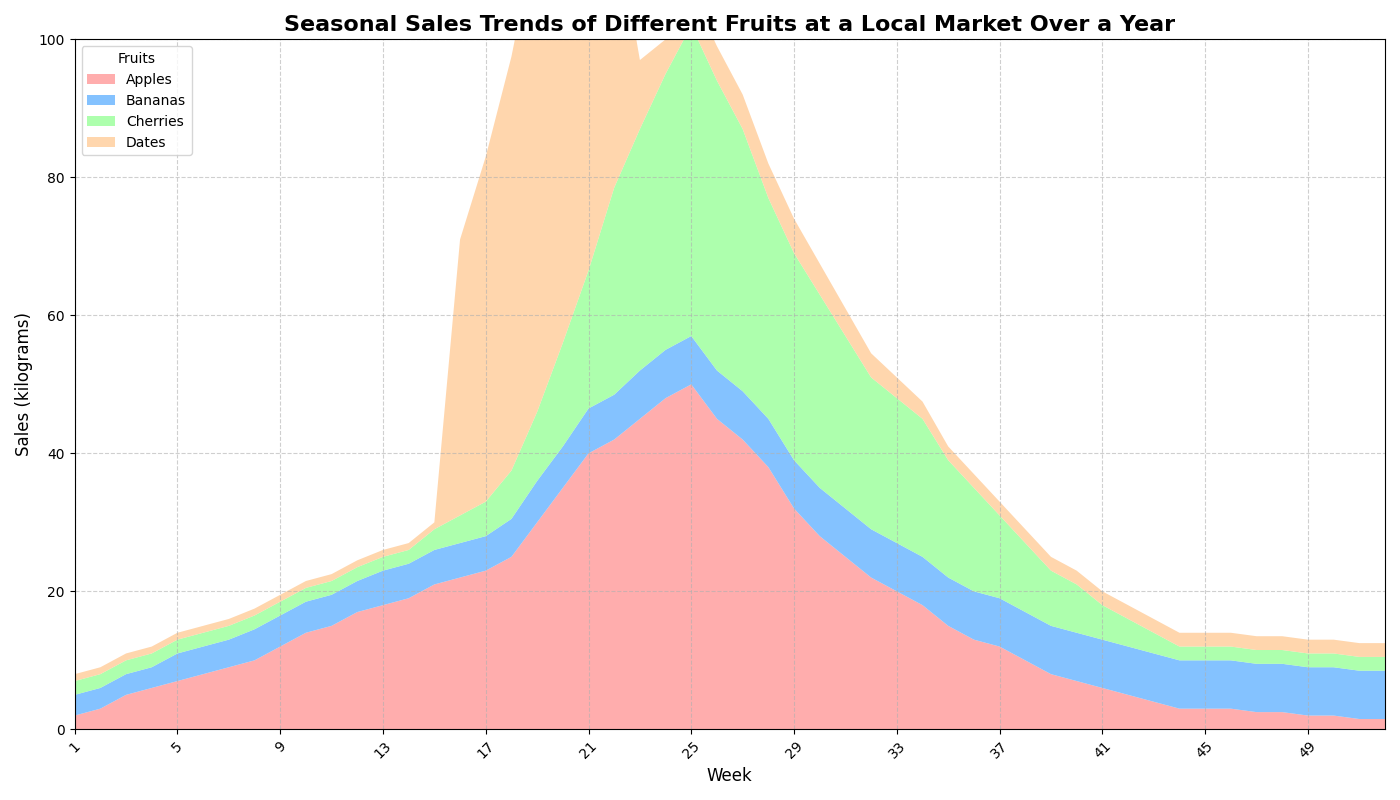

The Python source for this figure:
import matplotlib.pyplot as plt
import numpy as np

# Backstory: Weekly Sales Data of Different Fruits at a Local Market Over a Year
# Topic: Analyzing the seasonal sales trends of Apples, Bananas, Cherries, and Dates

# Define weeks numbering for the x-axis (total 52 weeks in a year)
weeks = np.arange(1, 53)

# Weekly sales data for each fruit (in kilograms)
# Data explicitly created to show seasonal trends:
# - Apples peak in autumn,
# - Bananas are steady throughout the year,
# - Cherries peak in summer,
# - Dates peak during Ramadan (weeks 18-22)

sales_apples = [2, 3, 5, 6, 7, 8, 9, 10, 12, 14, 15, 17, 18, 19, 21, 22, 23, 25, 30, 35, 40, 42, 45, 48, 50, 45, 42, 38, 32, 28, 25, 22, 20, 18, 15, 13, 12, 10, 8, 7, 6, 5, 4, 3, 3, 3, 2.5, 2.5, 2, 2, 1.5, 1.5]
sales_bananas = [3, 3, 3, 3, 4, 4, 4, 4.5, 4.5, 4.5, 4.5, 4.5, 5, 5, 5, 5, 5, 5.5, 6, 6, 6.5, 6.5, 7, 7, 7, 7, 7, 7, 7, 7, 7, 7, 7, 7, 7, 7, 7, 7, 7, 7, 7, 7, 7, 7, 7, 7, 7, 7, 7, 7, 7, 7]
sales_cherries = [2, 2, 2, 2, 2, 2, 2, 2, 2, 2, 2, 2, 2, 2, 3, 4, 5, 7, 10, 15, 20, 30, 35, 40, 45, 42, 38, 32, 30, 28, 25, 22, 21, 20, 17, 15, 12, 10, 8, 7, 5, 4, 3, 2, 2, 2, 2, 2, 2, 2, 2, 2]
sales_dates = [1, 1, 1, 1, 1, 1, 1, 1, 1, 1, 1, 1, 1, 1, 1, 40, 50, 60, 70, 80, 60, 40, 10, 5, 5, 5, 5, 5, 5, 4.5, 4, 3.5, 3, 2.5, 2, 2, 2, 2, 2, 2, 2, 2, 2, 2, 2, 2, 2, 2, 2, 2, 2, 2]

# Combined data for Stacked Area Plot
sales_data = np.vstack([sales_apples, sales_bananas, sales_cherries, sales_dates])

# Define the colors for each fruit
colors = ['#ff9999', '#66b3ff', '#99ff99', '#ffcc99']

# Create a figure with a single subplot
fig, ax = plt.subplots(figsize=(14, 8))

# Plot the stacked area chart
ax.stackplot(weeks, sales_data, labels=['Apples', 'Bananas', 'Cherries', 'Dates'], colors=colors, alpha=0.8)

# Add titles and labels
ax.set_title('Seasonal Sales Trends of Different Fruits at a Local Market Over a Year', fontsize=16, fontweight='bold')
ax.set_xlabel('Week', fontsize=12)
ax.set_ylabel('Sales (kilograms)', fontsize=12)

# Add a legend
ax.legend(loc='upper left', title='Fruits')

# Customize grid and layout
ax.grid(linestyle='--', alpha=0.6)
ax.set_xticks(np.arange(1, 53, 4))  # Setting less frequent Xticks for readability
ax.set_xlim(1, 52)
ax.set_ylim(0, 100)

# Enhance the readability of x-axis labels
plt.xticks(rotation=45)

# Automatically adjust layout to prevent overlap
plt.tight_layout()

# Show the plot
plt.show()
